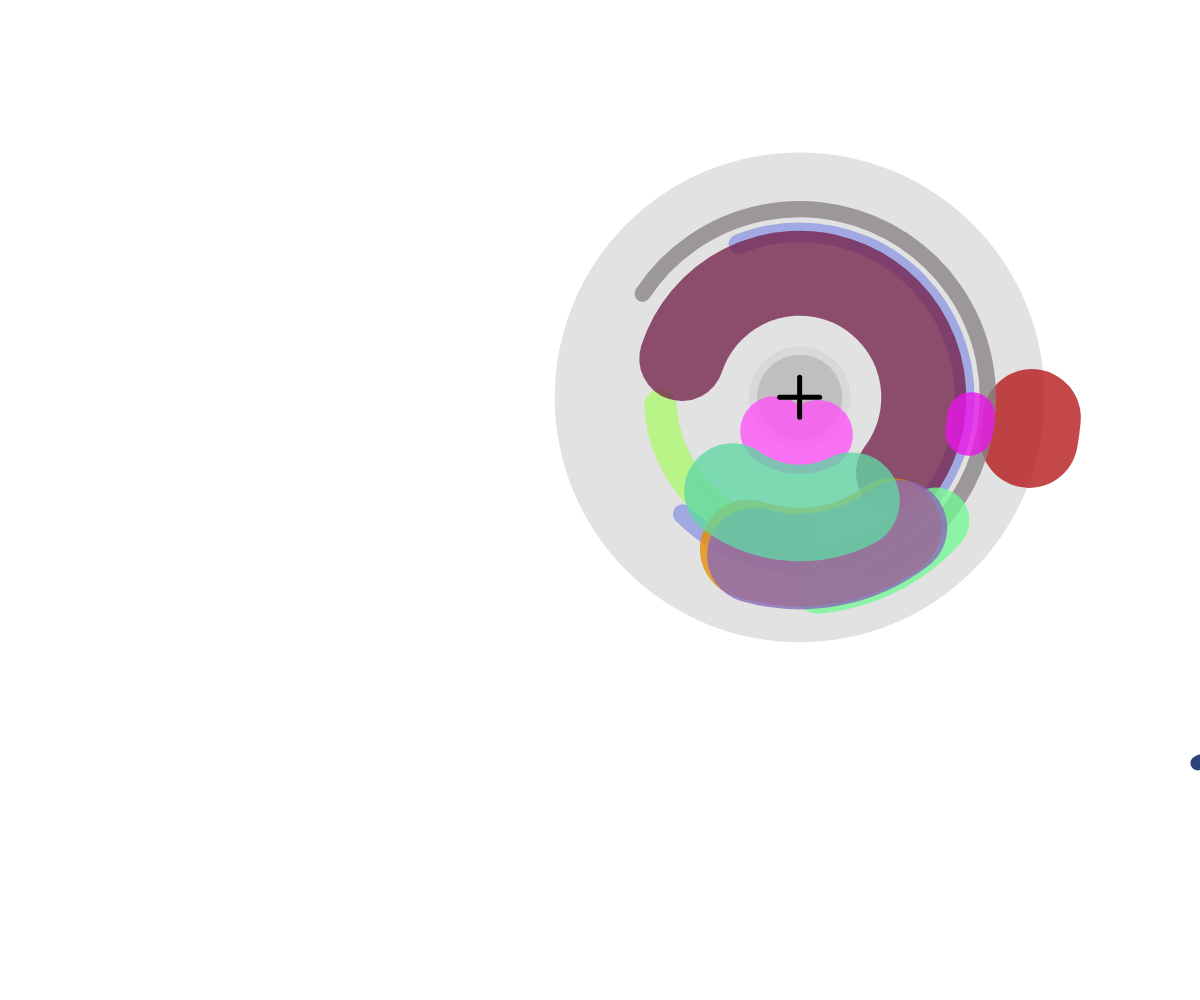
Frame 1 (no input)
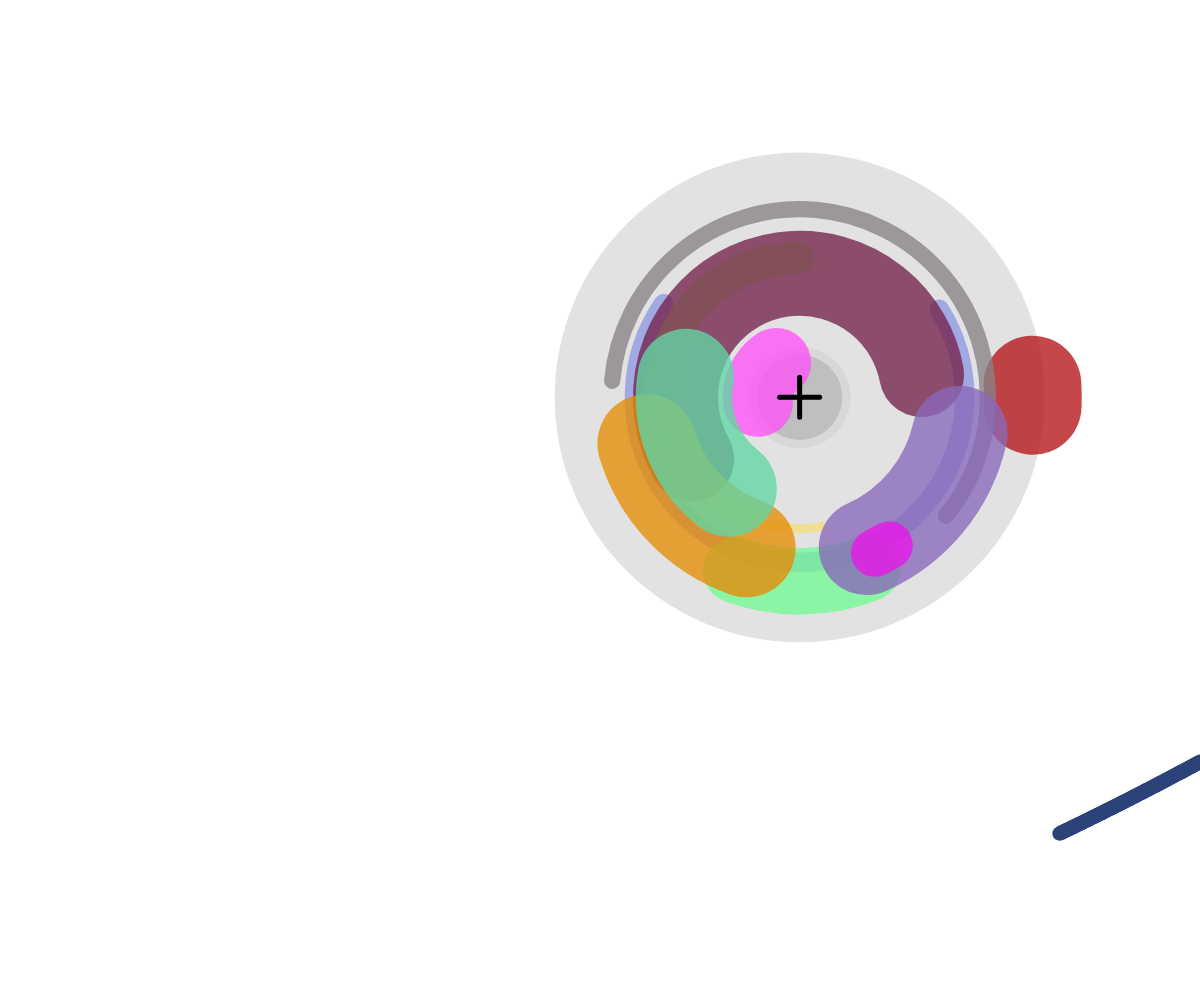
Frame 60 (no input)
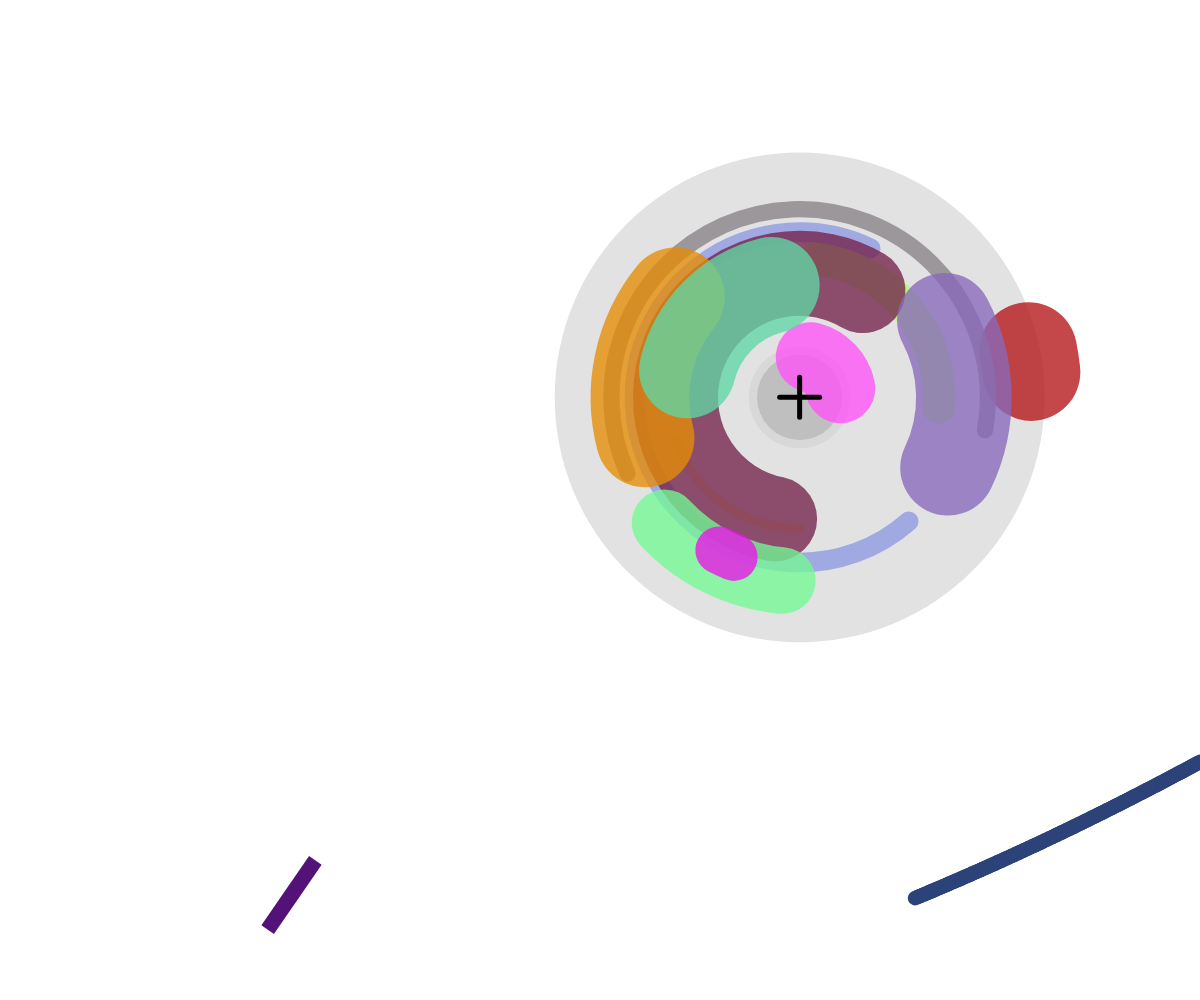
Frame 120 (the mouse pressed at the canvas centre since frame 60)

The p5.js sketch that drew these frames (run headless with seeded random() and noise() and a simulated clock; from frame 60 on, the mouse is pressed at the canvas centre):

// p5.js sketch
// ── sketch.js
var particleArr = [];

function setup() {
  // uncomment this line to make the canvas the full size of the window
  createCanvas(windowWidth, windowHeight);

  initAttractors();

  //window.setTimeout( launchParticle, Math.random()*1000*5 );
  // window.setTimeout( resetArcArr, random()*1000*5 );
}

function draw() {
  // draw stuff here
  //ellipse(width/2, height/2, 50, 50);
  background(255);
  
  updateAttractors();

  //arcDirection = 1;
  //strokeWeightFactor = 1;

  updateParticles();

}


var attractorArr = [];
var mainAttractor = undefined;
function getMainAttractor() {
  return mainAttractor;
}

function initAttractors() {
  newAttractor();
}

function newAttractor() {
  var a = new Attractor();
  mainAttractor = a;
  attractorArr.push( a );
}

function updateAttractors() {

  attractorArr.forEach( function( attractor ) {
    attractor.update( function(state) {
      if ( state == AttractorState.SECONDARY ) {
        newAttractor();
      }
    });
  });

  attractorArr = attractorArr.filter( function(a) {
    if ( a.getState() != AttractorState.EXPIRED ) {
      return true;
    }
    return false;
  });

}

var AttractorState = {
  PRIMARY: 1,
  SECONDARY: 2,
  EXPIRED: 3
};

function Attractor() {

  var _state = undefined;
  this.getState = function() {
    return _state;
  }

  var arcDefArr;
  var discArr;

  var xy0; // = new p5.Vector(windowWidth/2,windowHeight/2);
  this.getXY = function() {
    return xy0;
  }

  var d; // = windowWidth/4;

  var startTime;
  var primaryLifetime;
  var secondaryLifetime;

  function init() {

    _state = AttractorState.PRIMARY;

    startTime = millis();
    primaryLifetime = random(3000,7000);
    secondaryLifetime = random(5000,10000);

    xy0 = new p5.Vector(
      windowWidth/2+random(-windowWidth/3,windowWidth/3),
      windowHeight/2+random(-windowHeight/3,windowHeight/3));
    
    d = windowWidth/floor(random(1,6));

    discArr = [];

    var numDiscs = round( Math.random()*3 );
    for ( var i=0;i<numDiscs;i++ ) {
      var disc = {
        discSizeFactor : Math.random()*2 + 0.1,
        discColor : color(Math.random()*250, Math.random()*255) //color(Math.random()*255, Math.random()*255, Math.random()*255)
      };
      discArr.push( disc );
    }
    discArr.sort(function compare(a,b) {
      if (a.discSizeFactor > b.discSizeFactor) {
        return -1;
      }
      return 1;
    });

    arcDefArr = [];

    var numArcs = round( Math.random()*10 ) + 2;

    for (var i=0;i<numArcs;i++) {

      var newArcDef =
        { arcDirection : 1,
          arcSpeedFactor : Math.random()*4-2,
          arcLengthFactor : Math.random()*3,
          arcLengthFactorDelta : (Math.random() * 2 - 1) / 100,
          dFactor : Math.random()*2 + 0.1,
          //strokeWeightFactor : Math.random()*6,
          strokeWeightFactor : Math.random()*10,

          strokeColor : color(Math.random()*255, Math.random()*255, Math.random()*255, 200)
        };

      if ( newArcDef.dFactor < 0.3 ) {
        newArcDef.strokeWeightFactor = Math.min( newArcDef.strokeWeightFactor, 1 );
      }

      arcDefArr.push( newArcDef );

    }

  }

  init();


  this.update = function( stateChangeCB ) {

    if ( _state == AttractorState.PRIMARY ) {

      noStroke();

      discArr.forEach( function(item) {
        fill( item.discColor );
        ellipse(xy0.x, xy0.y, d*item.discSizeFactor, d*item.discSizeFactor);
      });

      noFill();
      var strokeWeight0 = 10;

      arcDefArr.forEach( function(item) {

        // adjust arcLengthFactor
        //item.arcLengthFactor += item.arcLengthFactorDelta;

        dFactor = item.dFactor;
        arcLengthFactor = item.arcLengthFactor;
        arcSpeedFactor = item.arcSpeedFactor;
        arcDirection = item.arcDirection;
        strokeWeightFactor = item.strokeWeightFactor;

        stroke( item.strokeColor );
        //stroke(200,50,50);

        strokeWeight(strokeWeight0*strokeWeightFactor);

        arc(xy0.x, xy0.y, d * dFactor, d * dFactor, arcLengthFactor * HALF_PI + arcDirection * arcSpeedFactor/dFactor * millis()/1000, arcLengthFactor * PI + arcDirection * arcSpeedFactor / dFactor * millis()/1000);

      });

      if ( millis() > startTime + primaryLifetime ) {
        _state = AttractorState.SECONDARY;
        stateChangeCB( _state );
      }

    } else if ( _state == AttractorState.SECONDARY ) {

      // noFill();
      // stroke(0,50);
      // strokeWeight(5);
      // var starSize = 20;
      // //var starWeight = 10;
      // line( xy0.x - starSize, xy0.y, xy0.x + starSize, xy0.y );
      // line( xy0.x, xy0.y - starSize, xy0.x, xy0.y + starSize );

      // fill(0,50);
      // noStroke();
      // ellipse( xy0.x - starSize, xy0.y, starWeight, starWeight );
      // ellipse( xy0.x + starSize, xy0.y, starWeight, starWeight );
      // ellipse( xy0.x, xy0.y - starSize, starWeight, starWeight );
      // ellipse( xy0.x, xy0.y + starSize, starWeight, starWeight );

      if ( millis() > startTime + primaryLifetime + secondaryLifetime ) {
        _state = AttractorState.EXPIRED;
        stateChangeCB( _state );
      }

    } else {



    }

    noFill();
    stroke(0);
    strokeWeight(5);
    var starSize = 20;
    //var starWeight = 10;
    line( xy0.x - starSize, xy0.y, xy0.x + starSize, xy0.y );
    line( xy0.x, xy0.y - starSize, xy0.x, xy0.y + starSize );



    
  };

}
  // var dFactor = 0.9;
  // var arcLengthFactor = 0.2;
  // var arcSpeedFactor = -1.5;
  // var arcDirection = -1;
  // var strokeWeightFactor = 3;

  // stroke(0);
  // strokeWeight(strokeWeight0*strokeWeightFactor);
  // arc(x0, y0, d, d, arcLengthFactor * HALF_PI + arcDirection * arcSpeedFactor * millis()/1000, arcLengthFactor * PI + arcDirection * arcSpeedFactor * millis()/1000);

var Particle = function() {
  var that = this;
  that.kill = false;
  that.killTimeoutID = undefined;
  var posXY = undefined;
  var velXY = undefined;
  var history = [];

  var dottedLineLength = random(1,100);
  var solidLine = floor(random(0,10)) < 5 ? true : false;
  var particleColor = color(random(255),random(255),random(255));
  var particleSize = random(2,20);

  var velMax = 50;
  var velMin = 10;
  var velFactor = random(1,20);
  var G = random(100000,1000000);
  
  var init = function() {
    posXY = new p5.Vector();
    velXY = new p5.Vector();

    var particleOrigin = floor(random(0,4));
    if ( particleOrigin == 0 ) {

      posXY.x = random(windowWidth);
      posXY.y = 0;//random(windowHeight);
      // velXY.x = random(-velMin,velMin);
      velXY.x = random(-velMax,velMax);
      velXY.y = random(velMin,velMax);

    } else if ( particleOrigin == 1 ) {

      posXY.x = windowWidth;
      posXY.y = random(windowHeight);
      velXY.x = -1 * random(velMin,velMax);
      // velXY.y = random(-velMin,velMin);
      velXY.y = random(-velMax,velMax);

    } else if ( particleOrigin == 2 ) {

      posXY.x = random(windowWidth);
      posXY.y = windowHeight;
      //velXY.x = random(-velMin,velMin);
      velXY.x = random(-velMax,velMax);
      velXY.y = -1 * random(velMin,velMax);

    } else {

      posXY.x = 0;
      posXY.y = random(windowHeight);
      velXY.x = random(velMin,velMax);
      // velXY.y = random(-velMin,velMin);
      velXY.y = random(-velMax,velMax);

    }
    //velXY.div(5);

    history.push( posXY.copy() );
  };
  init();

  this.particleIsOffScreen = function() {
    if ( posXY.x > windowWidth 
      || posXY.x < 0
      || posXY.y > windowHeight
      || posXY.y < 0 ) {
      return true;
    }
    return false;
  };

  this.updatePos = function() {

    var mainAttractor = getMainAttractor();
    var xy0 = mainAttractor.getXY();

    var velFracXY = p5.Vector.div(velXY, velFactor);
    posXY.add( velFracXY );
    history.push( posXY.copy() );
    var diffToCenterNorm = p5.Vector.sub(xy0,posXY).normalize();
    var distToCenter = posXY.dist( xy0 );
    var gFactor = G/velFactor;
    var pullToCenter = p5.Vector.div( p5.Vector.mult(diffToCenterNorm, gFactor), sq(distToCenter) );
    var deltaVel = pullToCenter;//p5.Vector.div(diffToCenter, distToCenter);
    //deltaVel = p5.Vector.div(deltaVel,2);
    velXY.add( deltaVel );
    if ( that.killTimeoutID === undefined && this.particleIsOffScreen() ) {
      that.killTimeoutID = window.setTimeout( function () {
        that.killTimeoutID = undefined;
        //if ( that.particleIsOffScreen() ) {
          that.kill = true;
        //}
      }, 2000);
    }
  };

  this.drawPath = function() {
    var lastXY = undefined; // holds the start point of a dotted line segment
    var pointsPerLine = 1;
    var pointsInLine = 0;
    var toggleLineDraw = false;
    push();
    noFill();
    stroke(particleColor);
    strokeWeight( particleSize );
    if ( solidLine ) {
      strokeCap( ROUND );
    } else {
      strokeCap( SQUARE );
    }
    history.forEach( function (xy) {
      if ( lastXY === undefined ) {
        lastXY = xy;
        pointsInLine += 1;
        return;
      }
      //if ( pointsInLine < pointsPerLine ) {
      //  pointsInLine += 1;
      if ( !solidLine && xy.dist(lastXY) < dottedLineLength ) {
        pointsInLine += 1;
      } else {
        if ( solidLine || toggleLineDraw ) {
          // draw line from lastXY to current xy
          line( lastXY.x, lastXY.y, xy.x, xy.y );
        }
        pointsInLine = 0;
        lastXY = xy;
        toggleLineDraw = !toggleLineDraw;
      }
      return;
    });
    //stroke(0);
    //strokeWeight(2);
    // noStroke();
    // fill(0);
    // ellipse(posXY.x,posXY.y, particleSize, particleSize);
    pop();
  };
  
};

function launchParticle() {
  var p = new Particle();
  particleArr.push( p );
  //window.setTimeout( launchParticle, Math.random()*1000*5 );
}

var timeToLaunchNextParticle = 0;

function updateParticles() {
  if ( millis() > timeToLaunchNextParticle ) {
    launchParticle();
    timeToLaunchNextParticle = millis() + random(0,5000);
  }
  particleArr = particleArr.filter( function(p) {
    if (!p.kill) {
      return true;
    }
    return false;
  })
  particleArr.forEach( function(p, index) {
    p.updatePos();
    p.drawPath();
  });

}

// todo
// - add "star" remnants after the circle thing disappears
// - each such star will last for a certain amount of time before changing states and then eventually fading to nothing
// - maybe make old stars still attract but have their gravity fade
// - maybe make the circle things pop into and out of existence in an animated fashion with sounds
// - make sounds for popping into existence and out of existence of circle things
// - make sounds for paths? when they come within a threshold of circle things
// - make cirlce things have a sound as they rotate?
// - make circle things rotate slower as they age?
// - make circle things loose their outer rings?
